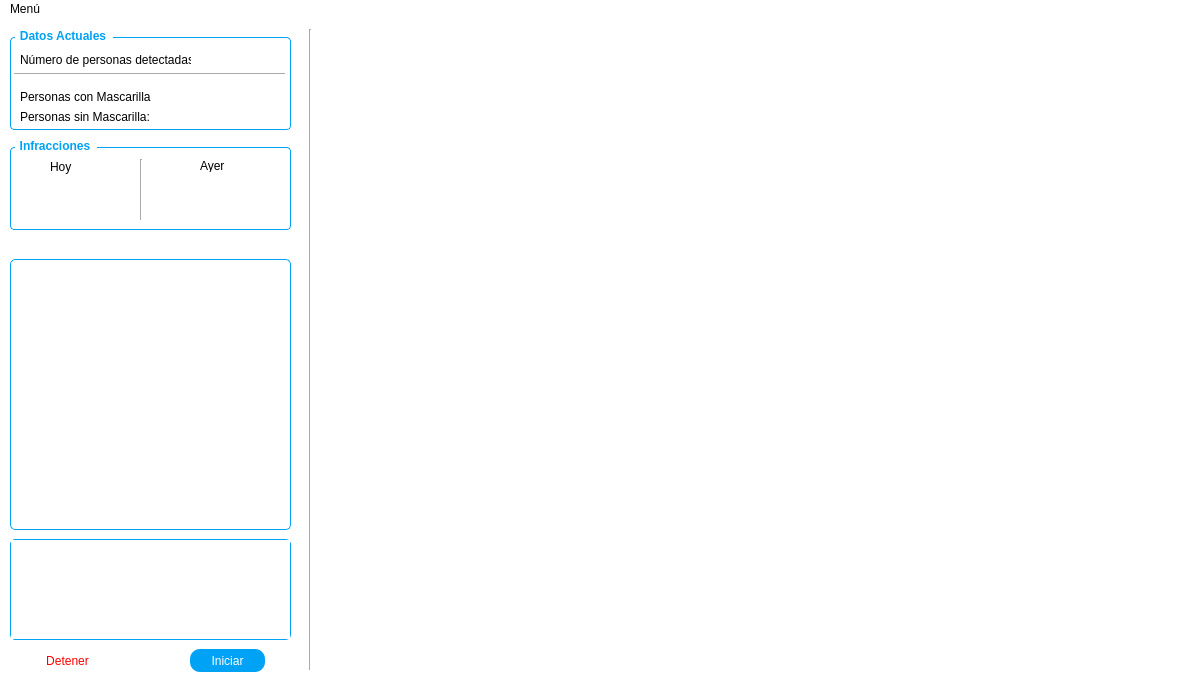
<?xml version="1.0" encoding="UTF-8"?>
<ui version="4.0">
 <class>MainWindow</class>
 <widget class="QMainWindow" name="MainWindow">
  <property name="enabled">
   <bool>true</bool>
  </property>
  <property name="geometry">
   <rect>
    <x>0</x>
    <y>0</y>
    <width>1200</width>
    <height>700</height>
   </rect>
  </property>
  <property name="sizePolicy">
   <sizepolicy hsizetype="Ignored" vsizetype="Ignored">
    <horstretch>0</horstretch>
    <verstretch>0</verstretch>
   </sizepolicy>
  </property>
  <property name="minimumSize">
   <size>
    <width>1200</width>
    <height>700</height>
   </size>
  </property>
  <property name="maximumSize">
   <size>
    <width>1200</width>
    <height>700</height>
   </size>
  </property>
  <property name="windowTitle">
   <string>Yo cumplo</string>
  </property>
  <property name="styleSheet">
   <string notr="true">background-color:#fff;</string>
  </property>
  <widget class="QWidget" name="centralwidget">
   <property name="styleSheet">
    <string notr="true">;</string>
   </property>
   <widget class="QGroupBox" name="groupBox">
    <property name="geometry">
     <rect>
      <x>10</x>
      <y>10</y>
      <width>281</width>
      <height>101</height>
     </rect>
    </property>
    <property name="font">
     <font>
      <weight>75</weight>
      <bold>true</bold>
     </font>
    </property>
    <property name="styleSheet">
     <string notr="true">QGroupBox {
  font-weight: bold;
  border: 1px solid #00a2f5;
  border-radius: 4px;
  padding: 4px;
margin-top:8px;
}
QGroupBox::title {
 color:#00a2f5;
  subcontrol-origin: margin;
  subcontrol-position: top left;
  left: 5px;
  padding-left: 3px;
  padding-right: 5px;
  padding-bottom: 16px;
font-weight: bold;
}</string>
    </property>
    <property name="title">
     <string>Datos Actuales</string>
    </property>
    <property name="flat">
     <bool>false</bool>
    </property>
    <property name="checkable">
     <bool>false</bool>
    </property>
    <widget class="Line" name="line">
     <property name="geometry">
      <rect>
       <x>4</x>
       <y>40</y>
       <width>271</width>
       <height>10</height>
      </rect>
     </property>
     <property name="styleSheet">
      <string notr="true"/>
     </property>
     <property name="orientation">
      <enum>Qt::Horizontal</enum>
     </property>
    </widget>
    <widget class="QLabel" name="label">
     <property name="geometry">
      <rect>
       <x>10</x>
       <y>20</y>
       <width>171</width>
       <height>21</height>
      </rect>
     </property>
     <property name="text">
      <string>Número de personas detectadas:</string>
     </property>
    </widget>
    <widget class="QLabel" name="detect_person">
     <property name="geometry">
      <rect>
       <x>200</x>
       <y>20</y>
       <width>51</width>
       <height>21</height>
      </rect>
     </property>
     <property name="styleSheet">
      <string notr="true">color:#002af5;</string>
     </property>
     <property name="text">
      <string/>
     </property>
    </widget>
    <widget class="QLabel" name="label_2">
     <property name="geometry">
      <rect>
       <x>10</x>
       <y>60</y>
       <width>131</width>
       <height>16</height>
      </rect>
     </property>
     <property name="text">
      <string>Personas con Mascarilla:</string>
     </property>
    </widget>
    <widget class="QLabel" name="label_3">
     <property name="geometry">
      <rect>
       <x>10</x>
       <y>80</y>
       <width>131</width>
       <height>16</height>
      </rect>
     </property>
     <property name="text">
      <string>Personas sin Mascarilla:</string>
     </property>
    </widget>
    <widget class="QLabel" name="mask_person">
     <property name="geometry">
      <rect>
       <x>200</x>
       <y>60</y>
       <width>47</width>
       <height>16</height>
      </rect>
     </property>
     <property name="styleSheet">
      <string notr="true">color:green</string>
     </property>
     <property name="text">
      <string/>
     </property>
    </widget>
    <widget class="QLabel" name="no_mask_person">
     <property name="geometry">
      <rect>
       <x>200</x>
       <y>80</y>
       <width>47</width>
       <height>16</height>
      </rect>
     </property>
     <property name="styleSheet">
      <string notr="true">color:red;</string>
     </property>
     <property name="text">
      <string/>
     </property>
    </widget>
    <zorder>label</zorder>
    <zorder>detect_person</zorder>
    <zorder>label_2</zorder>
    <zorder>label_3</zorder>
    <zorder>mask_person</zorder>
    <zorder>no_mask_person</zorder>
    <zorder>line</zorder>
   </widget>
   <widget class="QGroupBox" name="groupBox_2">
    <property name="geometry">
     <rect>
      <x>10</x>
      <y>120</y>
      <width>281</width>
      <height>91</height>
     </rect>
    </property>
    <property name="styleSheet">
     <string notr="true">QGroupBox {
  font-weight: bold;
  border: 1px solid #00a2f5;
  border-radius: 4px;
  padding: 4px;
margin-top:8px;
}
QGroupBox::title {
 color:#00a2f5;
  subcontrol-origin: margin;
  subcontrol-position: top left;
  left: 5px;
  padding-left: 3px;
  padding-right: 5px;
  padding-bottom: 16px;
font-weight: bold;
}</string>
    </property>
    <property name="title">
     <string>Infracciones</string>
    </property>
    <widget class="QLabel" name="label_4">
     <property name="geometry">
      <rect>
       <x>40</x>
       <y>20</y>
       <width>101</width>
       <height>16</height>
      </rect>
     </property>
     <property name="text">
      <string>Hoy</string>
     </property>
    </widget>
    <widget class="QLabel" name="label_5">
     <property name="geometry">
      <rect>
       <x>190</x>
       <y>20</y>
       <width>47</width>
       <height>13</height>
      </rect>
     </property>
     <property name="text">
      <string>Ayer</string>
     </property>
    </widget>
    <widget class="Line" name="line_2">
     <property name="geometry">
      <rect>
       <x>130</x>
       <y>20</y>
       <width>3</width>
       <height>61</height>
      </rect>
     </property>
     <property name="orientation">
      <enum>Qt::Vertical</enum>
     </property>
    </widget>
    <widget class="QLabel" name="infrac_today">
     <property name="geometry">
      <rect>
       <x>30</x>
       <y>50</y>
       <width>47</width>
       <height>13</height>
      </rect>
     </property>
     <property name="font">
      <font>
       <weight>75</weight>
       <bold>true</bold>
      </font>
     </property>
     <property name="text">
      <string/>
     </property>
    </widget>
    <widget class="QLabel" name="infrac_yesterdey">
     <property name="geometry">
      <rect>
       <x>180</x>
       <y>50</y>
       <width>47</width>
       <height>13</height>
      </rect>
     </property>
     <property name="font">
      <font>
       <weight>75</weight>
       <bold>true</bold>
      </font>
     </property>
     <property name="text">
      <string/>
     </property>
    </widget>
   </widget>
   <widget class="QScrollArea" name="scrollArea">
    <property name="geometry">
     <rect>
      <x>10</x>
      <y>520</y>
      <width>281</width>
      <height>101</height>
     </rect>
    </property>
    <property name="sizePolicy">
     <sizepolicy hsizetype="Fixed" vsizetype="Expanding">
      <horstretch>100</horstretch>
      <verstretch>0</verstretch>
     </sizepolicy>
    </property>
    <property name="styleSheet">
     <string notr="true">QScrollArea{
border: 1px solid #00a2f5;
border-radius:5px;
}</string>
    </property>
    <property name="widgetResizable">
     <bool>true</bool>
    </property>
    <widget class="QWidget" name="scrollAreaWidgetContents">
     <property name="geometry">
      <rect>
       <x>0</x>
       <y>0</y>
       <width>279</width>
       <height>99</height>
      </rect>
     </property>
     <property name="styleSheet">
      <string notr="true"/>
     </property>
     <widget class="QWidget" name="gridLayoutWidget">
      <property name="geometry">
       <rect>
        <x>10</x>
        <y>10</y>
        <width>261</width>
        <height>80</height>
       </rect>
      </property>
      <layout class="QGridLayout" name="gridLayout"/>
     </widget>
    </widget>
   </widget>
   <widget class="QLabel" name="img_infrac">
    <property name="geometry">
     <rect>
      <x>10</x>
      <y>240</y>
      <width>281</width>
      <height>271</height>
     </rect>
    </property>
    <property name="styleSheet">
     <string notr="true">border: 1px solid #00a2f5;
border-radius:5px;</string>
    </property>
    <property name="text">
     <string/>
    </property>
   </widget>
   <widget class="QPushButton" name="stop_cam">
    <property name="geometry">
     <rect>
      <x>30</x>
      <y>630</y>
      <width>75</width>
      <height>23</height>
     </rect>
    </property>
    <property name="styleSheet">
     <string notr="true">QPushButton#stop_cam{
background-color: transparent;
color: red;
border: none;
border-radius: 10px;
}

QPushButton#stop_cam:hover{
background-color: red;
color: white;
border: 1px solid red;
}</string>
    </property>
    <property name="text">
     <string>Detener</string>
    </property>
   </widget>
   <widget class="QPushButton" name="start_cam">
    <property name="geometry">
     <rect>
      <x>190</x>
      <y>630</y>
      <width>75</width>
      <height>23</height>
     </rect>
    </property>
    <property name="styleSheet">
     <string notr="true">QPushButton#start_cam{
background-color: #00a2f5;
border-radius: 10px;
color: white;
}

QPushButton#start_cam:hover{
background-color: white;
border: 1px solid #00a2f5;
color: #00a2f5;
}</string>
    </property>
    <property name="text">
     <string>Iniciar</string>
    </property>
   </widget>
   <widget class="Line" name="line_3">
    <property name="geometry">
     <rect>
      <x>300</x>
      <y>10</y>
      <width>20</width>
      <height>641</height>
     </rect>
    </property>
    <property name="orientation">
     <enum>Qt::Vertical</enum>
    </property>
   </widget>
   <widget class="QLabel" name="cam_label">
    <property name="geometry">
     <rect>
      <x>320</x>
      <y>10</y>
      <width>861</width>
      <height>641</height>
     </rect>
    </property>
    <property name="text">
     <string/>
    </property>
   </widget>
  </widget>
  <widget class="QMenuBar" name="menubar">
   <property name="geometry">
    <rect>
     <x>0</x>
     <y>0</y>
     <width>1200</width>
     <height>21</height>
    </rect>
   </property>
   <property name="styleSheet">
    <string notr="true">QMenuBar::item:selected {
  padding: 4px;
  background: #00a2f5;
color:#fff;
  border: 0px solid #32414B;
}
QMenu::item:selected {
  color: #00a2f5;
}</string>
   </property>
   <widget class="QMenu" name="menuMen">
    <property name="title">
     <string>Menú</string>
    </property>
    <addaction name="actiona"/>
    <addaction name="actionReportes"/>
    <addaction name="separator"/>
    <addaction name="actionSalir"/>
   </widget>
   <addaction name="menuMen"/>
  </widget>
  <widget class="QStatusBar" name="statusbar"/>
  <action name="actiona">
   <property name="text">
    <string>Abrir Segunda Pantalla</string>
   </property>
  </action>
  <action name="actionReportes">
   <property name="text">
    <string>Reportes</string>
   </property>
  </action>
  <action name="actionSalir">
   <property name="text">
    <string>Salir</string>
   </property>
  </action>
 </widget>
 <resources/>
 <connections/>
</ui>
